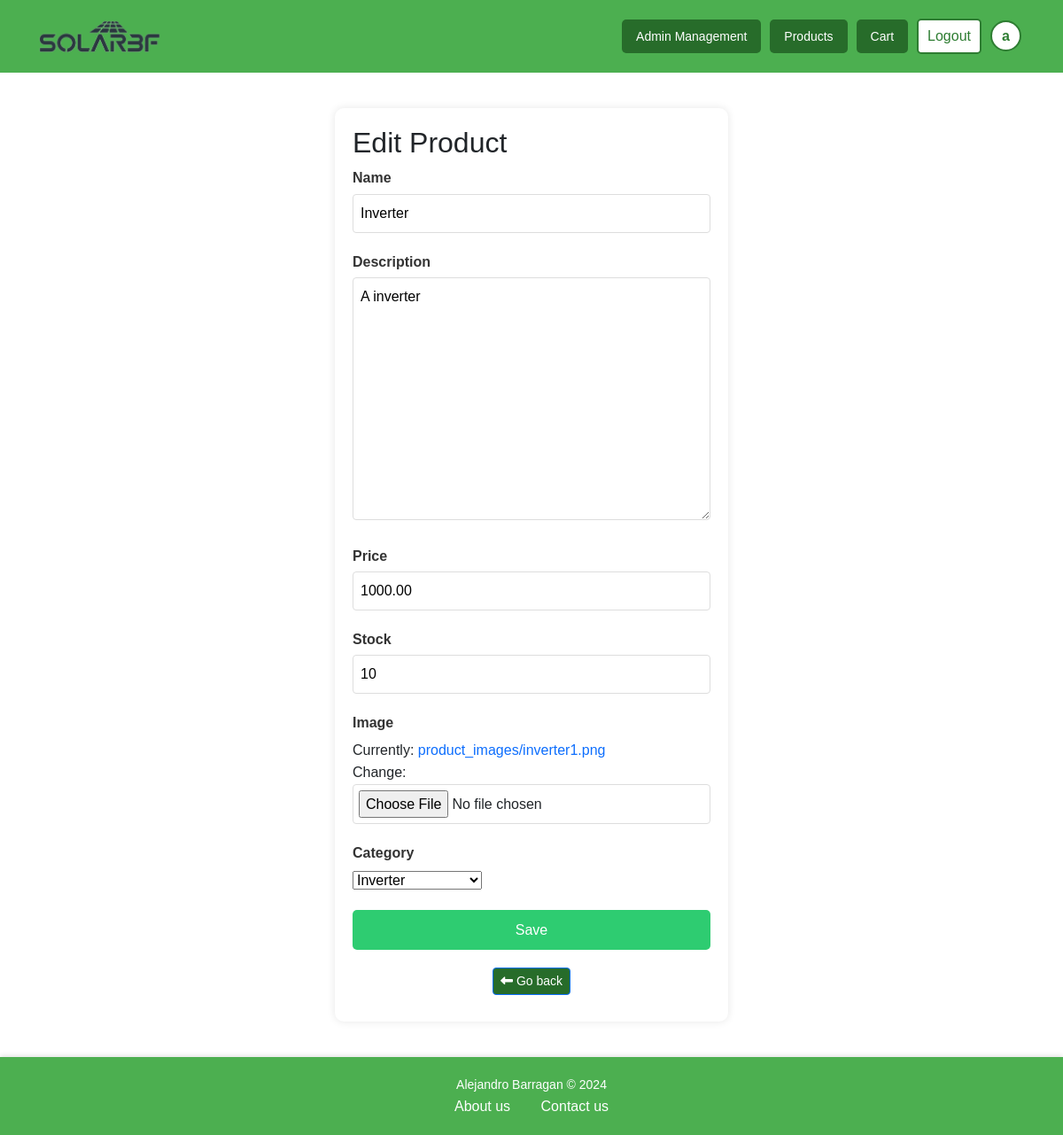
The app's page /products/list/edit_product/2/ (signed in), older data.
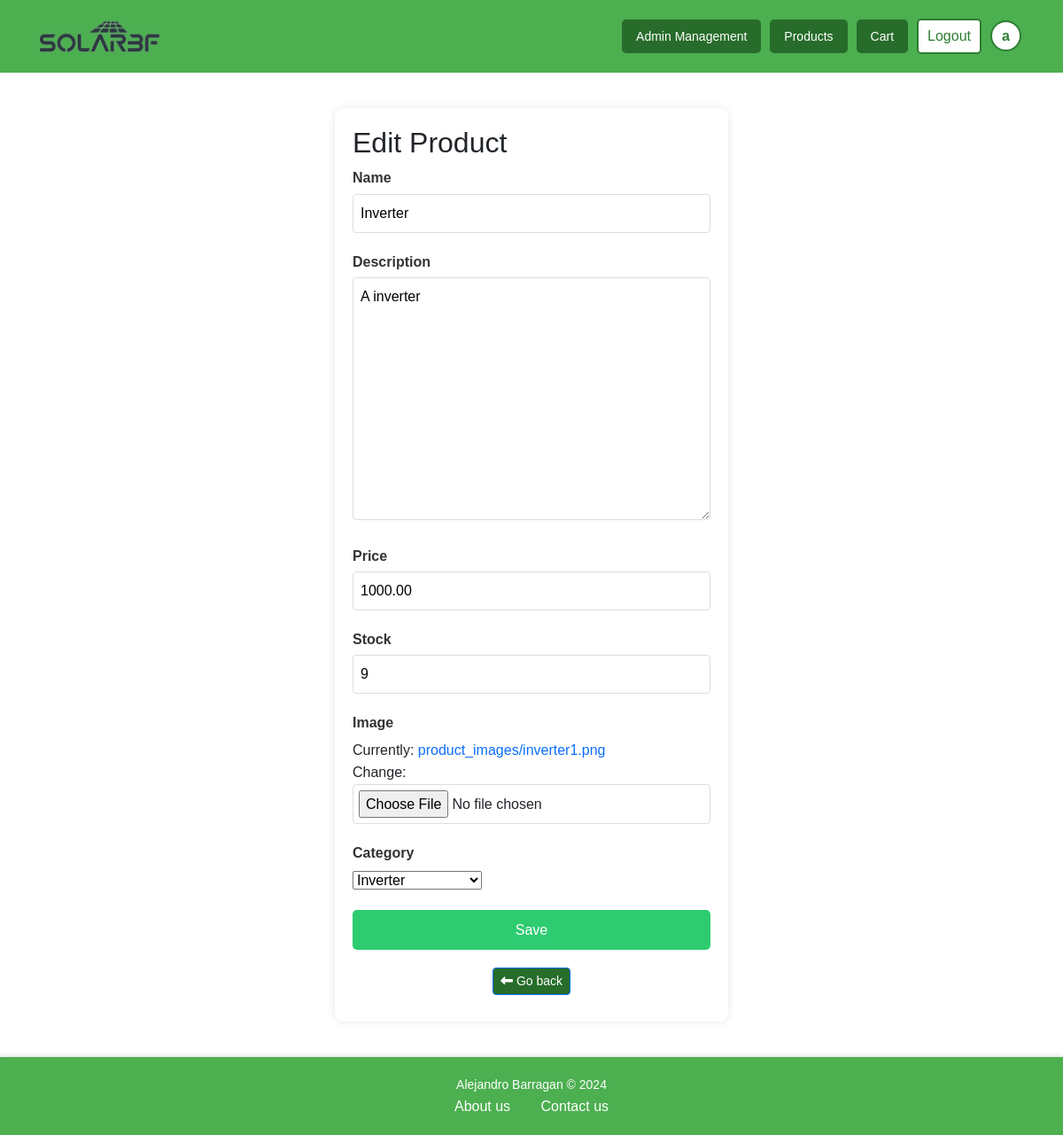
The same page, newer data.
### products/models.py (models this page shows, shortened)
class Product(models.Model):
    name = models.CharField(max_length=255)
    description = models.TextField()
    price = models.DecimalField(max_digits=10, decimal_places=2)
    stock = models.PositiveIntegerField()
    category = models.ForeignKey(Category, on_delete=models.CASCADE)
    image = models.ImageField(upload_to='product_images/', blank=False, null=False)
    created_at = models.DateTimeField(auto_now_add=True)

### products/views.py (the view)
# urls.py: path('list/edit_product/<int:product_id>/', views.edit_product, name='edit_product'),
@login_required
@user_passes_test(is_staff)
def edit_product(request, product_id):
    product = get_object_or_404(Product, id=product_id)
    return handle_product_form(request, ProductForm(instance=product), 'admin/edit_product.html', 'Product updated successfully!', 'product_list', product)

### products/forms.py
class ProductForm(forms.ModelForm):
    class Meta:
        model = Product
        fields = ['name', 'description', 'price', 'stock', 'image', 'category']
    category = forms.ModelChoiceField(queryset=Category.objects.all(), empty_label="Select a category")

### accounts/views.py (called while the page is built)
def is_staff(user):
    return user.is_staff or user.role in ['admin', 'worker']

### products/models.py (called while the page is built)
    def __str__(self):
        return self.name

### products/views.py (called while the page is built, shortened)
def handle_product_form(request, form, template, success_message, redirect_url, product=None):
    return render(request, template, {'form': form, 'product': product})

### templates/admin/edit_product.html (shortened to what this page needs)
{% extends 'base.html' %}
{% load static %}
{% block style %}
    <link rel="stylesheet" href="{% static 'css/edit_product.css' %}"/>
    <link rel="stylesheet" href="{% static 'css/forms.css' %}"/>
{% endblock %}
{% block content %}
<div class="form-container">
    <h2>Edit Product</h2>
    <form method="POST" enctype="multipart/form-data">
        {% for field in form %}
        <div class="form-group">
            <label for="{{ field.id_for_label }}">{{ field.label }}</label>
            {{ field }}
        </div>
        {% endfor %}
        <button type="submit" class="submit-button">Save</button>
    </form>
    <div class="button-container">
        <button type="button" class="btn btn-sm btn-primary" onclick="history.back()"><i class="fa-solid fa-left-long"></i> Go back</button>
    </div>
</div>
{% endblock %}

Row changes from the older to the newer data that the page shows:
changed Product "Inverter": stock "10" → "9"
